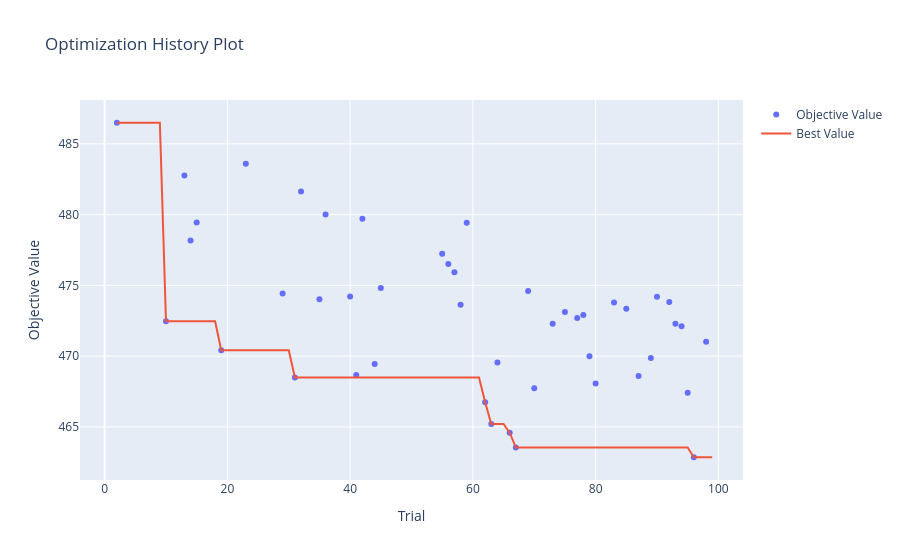
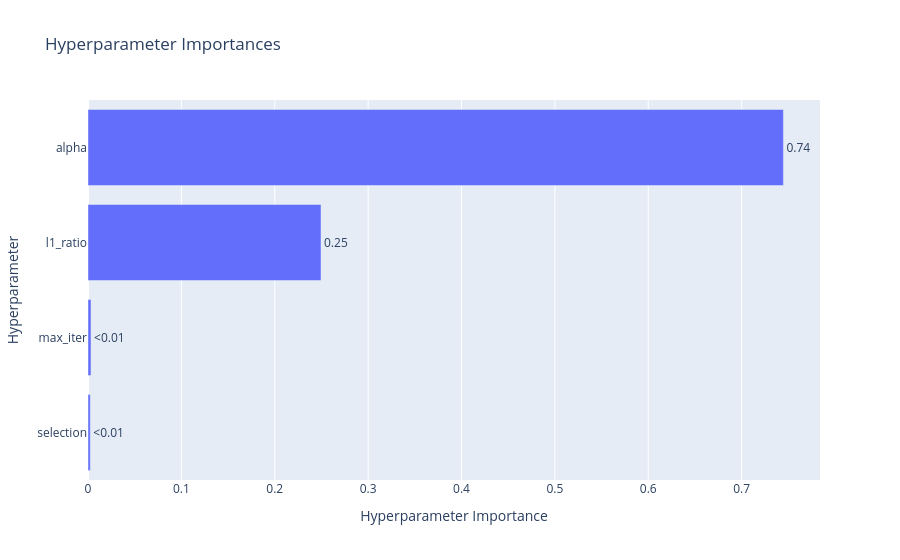
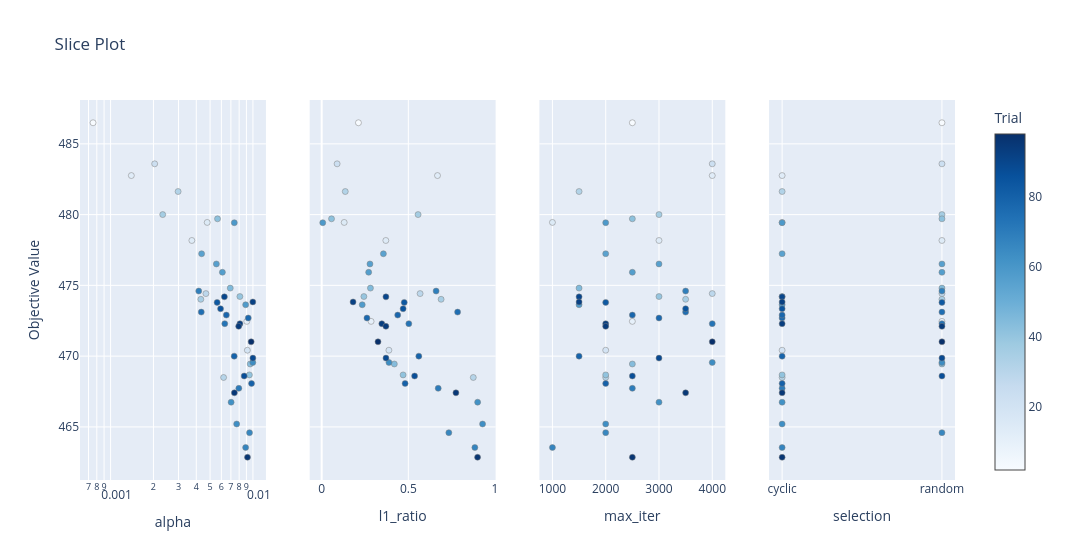
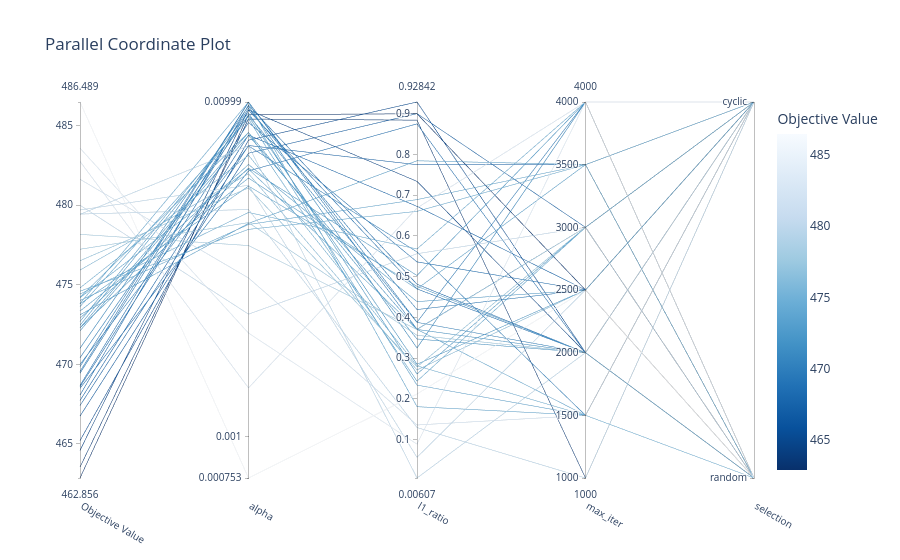

The notebook cell these images were saved under, in order:
### Code cell
study = results[0]["study"]

vis.plot_optimization_history(study).show()
vis.plot_param_importances(study).show()
vis.plot_slice(study).show()
vis.plot_parallel_coordinate(study).show()
vis.plot_contour(study).show()
vis.plot_edf(study).show()

### Figure 1 — Plotly figure (JSON) as saved in the notebook; plotly's stock layout.template omitted (floating-point values rounded to 4 significant figures)
{"data": [{"mode": "markers", "name": "Objective Value", "x": [2, 10, 13, 14, 15, 19, 23, 29, 31, 32, 35, 36, 40, 41, 42, 44, 45, 55, 56, 57, 58, 59, 62, 63, 64, 66, 67, 69, 70, 73, 75, 77, 78, 79, 80, 83, 85, 87, 89, 90, 92, 93, 94, 95, 96, 98], "y": [486.5, 472.5, 482.8, 478.2, 479.4, 470.4, 483.6, 474.4, 468.5, 481.6, 474.0, 480.0, 474.2, 468.7, 479.7, 469.4, 474.8, 477.2, 476.5, 475.9, 473.6, 479.4, 466.7, 465.2, 469.6, 464.6, 463.5, 474.6, 467.7, 472.3, 473.1, 472.7, 472.9, 470.0, 468.1, 473.8, 473.3, 468.6, 469.9, 474.2, 473.8, 472.3, 472.1, 467.4, 462.9, 471.0], "type": "scatter"}, {"mode": "lines", "name": "Best Value", "x": [0, 1, 2, 3, 4, 5, 6, 7, 8, 9, 10, 11, 12, 13, 14, 15, 16, 17, 18, 19, 20, 21, 22, 23, 24, 25, 26, 27, 28, 29, 30, 31, 32, 33, 34, 35, 36, 37, 38, 39, 40, 41, 42, 43, 44, 45, 46, 47, 48, 49, 50, 51, 52, 53, 54, 55, 56, 57, 58, 59, 60, 61, 62, 63, 64, 65, 66, 67, 68, 69, 70, 71, 72, 73, 74, 75, 76, 77, 78, 79, 80, 81, 82, 83, 84, 85, 86, 87, 88, 89, 90, 91, 92, 93, 94, 95, 96, 97, 98, 99], "y": [null, null, 486.5, 486.5, 486.5, 486.5, 486.5, 486.5, 486.5, 486.5, 472.5, 472.5, 472.5, 472.5, 472.5, 472.5, 472.5, 472.5, 472.5, 470.4, 470.4, 470.4, 470.4, 470.4, 470.4, 470.4, 470.4, 470.4, 470.4, 470.4, 470.4, 468.5, 468.5, 468.5, 468.5, 468.5, 468.5, 468.5, 468.5, 468.5, 468.5, 468.5, 468.5, 468.5, 468.5, 468.5, 468.5, 468.5, 468.5, 468.5, 468.5, 468.5, 468.5, 468.5, 468.5, 468.5, 468.5, 468.5, 468.5, 468.5, 468.5, 468.5, 466.7, 465.2, 465.2, 465.2, 464.6, 463.5, 463.5, 463.5, 463.5, 463.5, 463.5, 463.5, 463.5, 463.5, 463.5, 463.5, 463.5, 463.5, 463.5, 463.5, 463.5, 463.5, 463.5, 463.5, 463.5, 463.5, 463.5, 463.5, 463.5, 463.5, 463.5, 463.5, 463.5, 463.5, 462.9, 462.9, 462.9, 462.9], "type": "scatter"}, {"marker": {"color": "#cccccc"}, "mode": "markers", "name": "Infeasible Trial", "showlegend": false, "x": [], "y": [], "type": "scatter"}], "layout": {"title": {"text": "Optimization History Plot"}, "xaxis": {"title": {"text": "Trial"}}, "yaxis": {"title": {"text": "Objective Value"}}}}

### Figure 2 — Plotly figure (JSON) as saved in the notebook; plotly's stock layout.template omitted (floating-point values rounded to 4 significant figures)
{"data": [{"cliponaxis": false, "hovertemplate": ["selection (CategoricalDistribution): 0.002483929314443738<extra></extra>", "max_iter (IntDistribution): 0.003218829984739259<extra></extra>", "l1_ratio (FloatDistribution): 0.24954586388163072<extra></extra>", "alpha (FloatDistribution): 0.7447513768191864<extra></extra>"], "name": "Objective Value", "orientation": "h", "text": ["<0.01", "<0.01", "0.25", "0.74"], "textposition": "outside", "x": [0.002484, 0.003219, 0.2495, 0.7448], "y": ["selection", "max_iter", "l1_ratio", "alpha"], "type": "bar"}], "layout": {"title": {"text": "Hyperparameter Importances"}, "xaxis": {"title": {"text": "Hyperparameter Importance"}}, "yaxis": {"title": {"text": "Hyperparameter"}}}}

### Figure 3 — Plotly figure (JSON) as saved in the notebook; plotly's stock layout.template omitted (floating-point values rounded to 4 significant figures)
{"data": [{"marker": {"color": [2, 10, 13, 14, 15, 19, 23, 29, 31, 32, 35, 36, 40, 41, 42, 44, 45, 55, 56, 57, 58, 59, 62, 63, 64, 66, 67, 69, 70, 73, 75, 77, 78, 79, 80, 83, 85, 87, 89, 90, 92, 93, 94, 95, 96, 98], "colorbar": {"title": {"text": "Trial"}, "x": 1.0, "xpad": 40}, "colorscale": [[0.0, "rgb(247,251,255)"], [0.125, "rgb(222,235,247)"], [0.25, "rgb(198,219,239)"], [0.375, "rgb(158,202,225)"], [0.5, "rgb(107,174,214)"], [0.625, "rgb(66,146,198)"], [0.75, "rgb(33,113,181)"], [0.875, "rgb(8,81,156)"], [1.0, "rgb(8,48,107)"]], "line": {"color": "Grey", "width": 0.5}, "showscale": true}, "mode": "markers", "name": "Feasible Trial", "showlegend": false, "x": [0.0007529, 0.009054, 0.001399, 0.003723, 0.004771, 0.009138, 0.00204, 0.004674, 0.00622, 0.00298, 0.004303, 0.002323, 0.008095, 0.00944, 0.005638, 0.009568, 0.006929, 0.004359, 0.005534, 0.0061, 0.008889, 0.007396, 0.007026, 0.007686, 0.00998, 0.00946, 0.008886, 0.004161, 0.007959, 0.006341, 0.004336, 0.009271, 0.006503, 0.007385, 0.009777, 0.005603, 0.005922, 0.008677, 0.009992, 0.006301, 0.009984, 0.008102, 0.007941, 0.007408, 0.009155, 0.009714], "y": [486.5, 472.5, 482.8, 478.2, 479.4, 470.4, 483.6, 474.4, 468.5, 481.6, 474.0, 480.0, 474.2, 468.7, 479.7, 469.4, 474.8, 477.2, 476.5, 475.9, 473.6, 479.4, 466.7, 465.2, 469.6, 464.6, 463.5, 474.6, 467.7, 472.3, 473.1, 472.7, 472.9, 470.0, 468.1, 473.8, 473.3, 468.6, 469.9, 474.2, 473.8, 472.3, 472.1, 467.4, 462.9, 471.0], "type": "scatter", "xaxis": "x", "yaxis": "y"}, {"marker": {"color": [2, 10, 13, 14, 15, 19, 23, 29, 31, 32, 35, 36, 40, 41, 42, 44, 45, 55, 56, 57, 58, 59, 62, 63, 64, 66, 67, 69, 70, 73, 75, 77, 78, 79, 80, 83, 85, 87, 89, 90, 92, 93, 94, 95, 96, 98], "colorbar": {"title": {"text": "Trial"}, "x": 1.0, "xpad": 40}, "colorscale": [[0.0, "rgb(247,251,255)"], [0.125, "rgb(222,235,247)"], [0.25, "rgb(198,219,239)"], [0.375, "rgb(158,202,225)"], [0.5, "rgb(107,174,214)"], [0.625, "rgb(66,146,198)"], [0.75, "rgb(33,113,181)"], [0.875, "rgb(8,81,156)"], [1.0, "rgb(8,48,107)"]], "line": {"color": "Grey", "width": 0.5}, "showscale": false}, "mode": "markers", "name": "Feasible Trial", "showlegend": false, "x": [0.2121, 0.2851, 0.6684, 0.3702, 0.1298, 0.3879, 0.08905, 0.5679, 0.8748, 0.1361, 0.689, 0.5563, 0.2436, 0.4699, 0.05673, 0.4192, 0.2813, 0.3561, 0.2786, 0.2711, 0.2339, 0.00607, 0.9, 0.9284, 0.3883, 0.7337, 0.8839, 0.6603, 0.6724, 0.5028, 0.7842, 0.2612, 0.4387, 0.5606, 0.4814, 0.4763, 0.4699, 0.5361, 0.3709, 0.3707, 0.181, 0.347, 0.3705, 0.7747, 0.8996, 0.325], "y": [486.5, 472.5, 482.8, 478.2, 479.4, 470.4, 483.6, 474.4, 468.5, 481.6, 474.0, 480.0, 474.2, 468.7, 479.7, 469.4, 474.8, 477.2, 476.5, 475.9, 473.6, 479.4, 466.7, 465.2, 469.6, 464.6, 463.5, 474.6, 467.7, 472.3, 473.1, 472.7, 472.9, 470.0, 468.1, 473.8, 473.3, 468.6, 469.9, 474.2, 473.8, 472.3, 472.1, 467.4, 462.9, 471.0], "type": "scatter", "xaxis": "x2", "yaxis": "y2"}, {"marker": {"color": [2, 10, 13, 14, 15, 19, 23, 29, 31, 32, 35, 36, 40, 41, 42, 44, 45, 55, 56, 57, 58, 59, 62, 63, 64, 66, 67, 69, 70, 73, 75, 77, 78, 79, 80, 83, 85, 87, 89, 90, 92, 93, 94, 95, 96, 98], "colorbar": {"title": {"text": "Trial"}, "x": 1.0, "xpad": 40}, "colorscale": [[0.0, "rgb(247,251,255)"], [0.125, "rgb(222,235,247)"], [0.25, "rgb(198,219,239)"], [0.375, "rgb(158,202,225)"], [0.5, "rgb(107,174,214)"], [0.625, "rgb(66,146,198)"], [0.75, "rgb(33,113,181)"], [0.875, "rgb(8,81,156)"], [1.0, "rgb(8,48,107)"]], "line": {"color": "Grey", "width": 0.5}, "showscale": false}, "mode": "markers", "name": "Feasible Trial", "showlegend": false, "x": [2500, 2500, 4000, 3000, 1000, 2000, 4000, 4000, 2000, 1500, 3500, 3000, 3000, 2000, 2500, 2500, 1500, 2000, 3000, 2500, 1500, 2000, 3000, 2000, 4000, 2000, 1000, 3500, 2500, 4000, 3500, 3000, 2500, 1500, 2000, 2000, 3500, 2500, 3000, 1500, 1500, 2000, 2000, 3500, 2500, 4000], "y": [486.5, 472.5, 482.8, 478.2, 479.4, 470.4, 483.6, 474.4, 468.5, 481.6, 474.0, 480.0, 474.2, 468.7, 479.7, 469.4, 474.8, 477.2, 476.5, 475.9, 473.6, 479.4, 466.7, 465.2, 469.6, 464.6, 463.5, 474.6, 467.7, 472.3, 473.1, 472.7, 472.9, 470.0, 468.1, 473.8, 473.3, 468.6, 469.9, 474.2, 473.8, 472.3, 472.1, 467.4, 462.9, 471.0], "type": "scatter", "xaxis": "x3", "yaxis": "y3"}, {"marker": {"color": [2, 10, 13, 14, 15, 19, 23, 29, 31, 32, 35, 36, 40, 41, 42, 44, 45, 55, 56, 57, 58, 59, 62, 63, 64, 66, 67, 69, 70, 73, 75, 77, 78, 79, 80, 83, 85, 87, 89, 90, 92, 93, 94, 95, 96, 98], "colorbar": {"title": {"text": "Trial"}, "x": 1.0, "xpad": 40}, "colorscale": [[0.0, "rgb(247,251,255)"], [0.125, "rgb(222,235,247)"], [0.25, "rgb(198,219,239)"], [0.375, "rgb(158,202,225)"], [0.5, "rgb(107,174,214)"], [0.625, "rgb(66,146,198)"], [0.75, "rgb(33,113,181)"], [0.875, "rgb(8,81,156)"], [1.0, "rgb(8,48,107)"]], "line": {"color": "Grey", "width": 0.5}, "showscale": false}, "mode": "markers", "name": "Feasible Trial", "showlegend": false, "x": ["random", "random", "cyclic", "random", "cyclic", "cyclic", "random", "random", "cyclic", "cyclic", "random", "random", "cyclic", "cyclic", "random", "random", "random", "cyclic", "random", "random", "cyclic", "cyclic", "cyclic", "cyclic", "random", "random", "cyclic", "random", "cyclic", "random", "random", "cyclic", "cyclic", "cyclic", "cyclic", "random", "cyclic", "random", "random", "cyclic", "cyclic", "cyclic", "random", "cyclic", "cyclic", "random"], "y": [486.5, 472.5, 482.8, 478.2, 479.4, 470.4, 483.6, 474.4, 468.5, 481.6, 474.0, 480.0, 474.2, 468.7, 479.7, 469.4, 474.8, 477.2, 476.5, 475.9, 473.6, 479.4, 466.7, 465.2, 469.6, 464.6, 463.5, 474.6, 467.7, 472.3, 473.1, 472.7, 472.9, 470.0, 468.1, 473.8, 473.3, 468.6, 469.9, 474.2, 473.8, 472.3, 472.1, 467.4, 462.9, 471.0], "type": "scatter", "xaxis": "x4", "yaxis": "y4"}], "layout": {"xaxis": {"anchor": "y", "domain": [0.0, 0.2125], "title": {"text": "alpha"}, "type": "log"}, "yaxis": {"anchor": "x", "domain": [0.0, 1.0], "title": {"text": "Objective Value"}}, "xaxis2": {"anchor": "y2", "domain": [0.2625, 0.475], "title": {"text": "l1_ratio"}}, "yaxis2": {"anchor": "x2", "domain": [0.0, 1.0], "matches": "y", "showticklabels": false}, "xaxis3": {"anchor": "y3", "domain": [0.525, 0.7375], "title": {"text": "max_iter"}}, "yaxis3": {"anchor": "x3", "domain": [0.0, 1.0], "matches": "y", "showticklabels": false}, "xaxis4": {"anchor": "y4", "domain": [0.7875, 1.0], "title": {"text": "selection"}, "type": "category", "categoryorder": "array", "categoryarray": ["cyclic", "random"]}, "yaxis4": {"anchor": "x4", "domain": [0.0, 1.0], "matches": "y", "showticklabels": false}, "title": {"text": "Slice Plot"}, "width": 1200}}

### Figure 4 — Plotly figure (JSON) as saved in the notebook; plotly's stock layout.template omitted (floating-point values rounded to 4 significant figures)
{"data": [{"dimensions": [{"label": "Objective Value", "range": [462.9, 486.5], "values": [486.5, 472.5, 482.8, 478.2, 479.4, 470.4, 483.6, 474.4, 468.5, 481.6, 474.0, 480.0, 474.2, 468.7, 479.7, 469.4, 474.8, 477.2, 476.5, 475.9, 473.6, 479.4, 466.7, 465.2, 469.6, 464.6, 463.5, 474.6, 467.7, 472.3, 473.1, 472.7, 472.9, 470.0, 468.1, 473.8, 473.3, 468.6, 469.9, 474.2, 473.8, 472.3, 472.1, 467.4, 462.9, 471.0]}, {"label": "alpha", "range": [-3.123, -2.0], "ticktext": ["0.000753", "0.001", "0.00999"], "tickvals": [-3.123, -3, -2.0], "values": [-3.123, -2.043, -2.854, -2.429, -2.321, -2.039, -2.69, -2.33, -2.206, -2.526, -2.366, -2.634, -2.092, -2.025, -2.249, -2.019, -2.159, -2.361, -2.257, -2.215, -2.051, -2.131, -2.153, -2.114, -2.001, -2.024, -2.051, -2.381, -2.099, -2.198, -2.363, -2.033, -2.187, -2.132, -2.01, -2.252, -2.228, -2.062, -2.0, -2.201, -2.001, -2.091, -2.1, -2.13, -2.038, -2.013]}, {"label": "l1_ratio", "range": [0.00607, 0.9284], "values": [0.2121, 0.2851, 0.6684, 0.3702, 0.1298, 0.3879, 0.08905, 0.5679, 0.8748, 0.1361, 0.689, 0.5563, 0.2436, 0.4699, 0.05673, 0.4192, 0.2813, 0.3561, 0.2786, 0.2711, 0.2339, 0.00607, 0.9, 0.9284, 0.3883, 0.7337, 0.8839, 0.6603, 0.6724, 0.5028, 0.7842, 0.2612, 0.4387, 0.5606, 0.4814, 0.4763, 0.4699, 0.5361, 0.3709, 0.3707, 0.181, 0.347, 0.3705, 0.7747, 0.8996, 0.325]}, {"label": "max_iter", "range": [1000, 4000], "values": [2500, 2500, 4000, 3000, 1000, 2000, 4000, 4000, 2000, 1500, 3500, 3000, 3000, 2000, 2500, 2500, 1500, 2000, 3000, 2500, 1500, 2000, 3000, 2000, 4000, 2000, 1000, 3500, 2500, 4000, 3500, 3000, 2500, 1500, 2000, 2000, 3500, 2500, 3000, 1500, 1500, 2000, 2000, 3500, 2500, 4000]}, {"label": "selection", "range": [0, 1], "ticktext": ["random", "cyclic"], "tickvals": [0, 1], "values": [0, 0, 1, 0, 1, 1, 0, 0, 1, 1, 0, 0, 1, 1, 0, 0, 0, 1, 0, 0, 1, 1, 1, 1, 0, 0, 1, 0, 1, 0, 0, 1, 1, 1, 1, 0, 1, 0, 0, 1, 1, 1, 0, 1, 1, 0]}], "labelangle": 30, "labelside": "bottom", "line": {"color": [486.5, 472.5, 482.8, 478.2, 479.4, 470.4, 483.6, 474.4, 468.5, 481.6, 474.0, 480.0, 474.2, 468.7, 479.7, 469.4, 474.8, 477.2, 476.5, 475.9, 473.6, 479.4, 466.7, 465.2, 469.6, 464.6, 463.5, 474.6, 467.7, 472.3, 473.1, 472.7, 472.9, 470.0, 468.1, 473.8, 473.3, 468.6, 469.9, 474.2, 473.8, 472.3, 472.1, 467.4, 462.9, 471.0], "colorbar": {"title": {"text": "Objective Value"}}, "colorscale": [[0.0, "rgb(247,251,255)"], [0.125, "rgb(222,235,247)"], [0.25, "rgb(198,219,239)"], [0.375, "rgb(158,202,225)"], [0.5, "rgb(107,174,214)"], [0.625, "rgb(66,146,198)"], [0.75, "rgb(33,113,181)"], [0.875, "rgb(8,81,156)"], [1.0, "rgb(8,48,107)"]], "reversescale": true, "showscale": true}, "type": "parcoords"}], "layout": {"title": {"text": "Parallel Coordinate Plot"}}}
